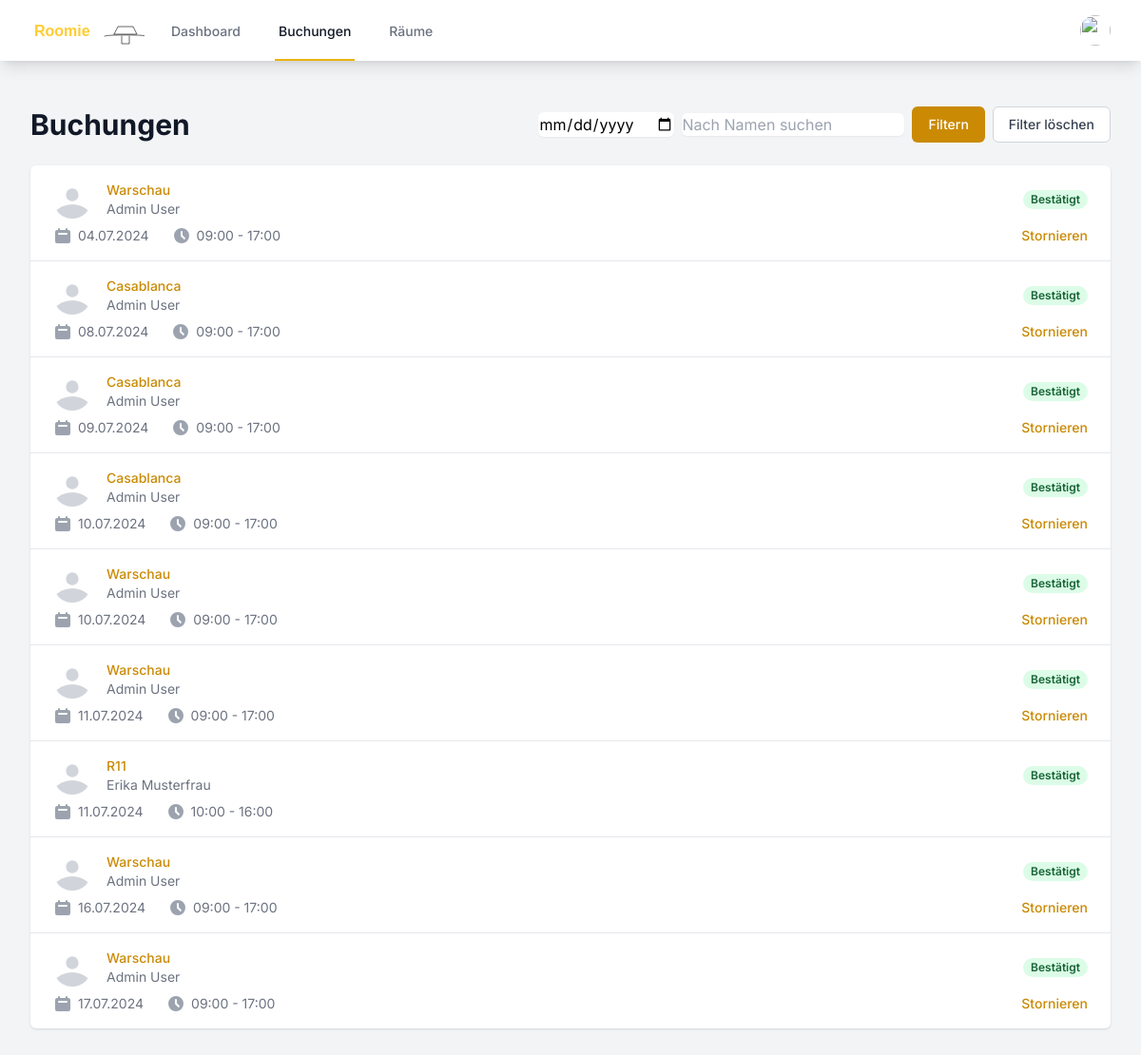
/bookings.php (signed in), run on an earlier commit of the app's database.
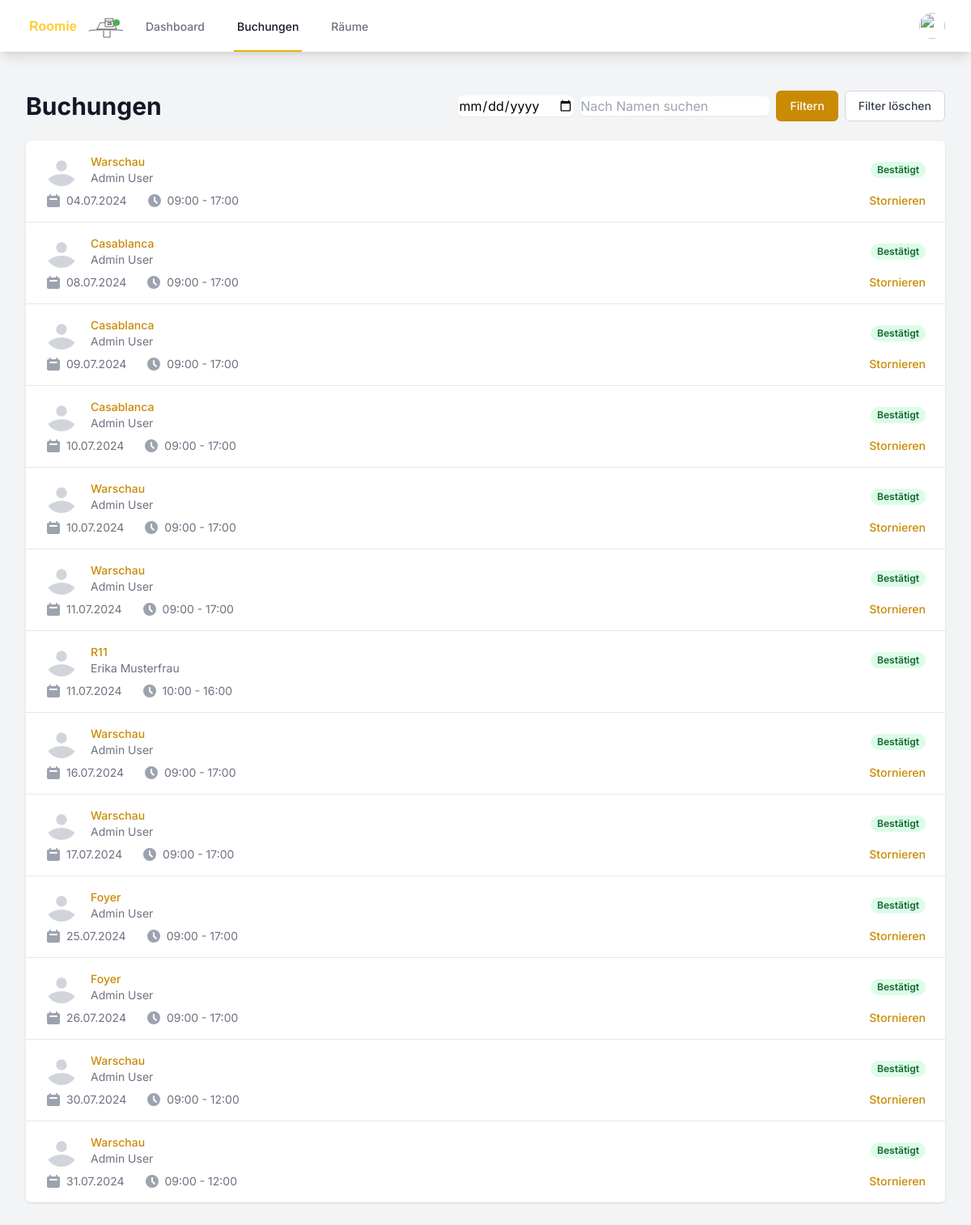
And on a later commit of the database.
### tables this page shows
CREATE TABLE bookings (
        id INTEGER PRIMARY KEY AUTOINCREMENT,
        user_id INTEGER,
        room_id INTEGER,
        seat_id INTEGER,
        date TEXT NOT NULL,
        start_time TEXT NOT NULL,
        end_time TEXT NOT NULL,
        FOREIGN KEY (user_id) REFERENCES users(id),
        FOREIGN KEY (room_id) REFERENCES rooms(id),
        FOREIGN KEY (seat_id) REFERENCES seats(id)
    );

CREATE TABLE rooms (
        id INTEGER PRIMARY KEY AUTOINCREMENT,
        name TEXT NOT NULL,
        type TEXT NOT NULL,
        capacity INTEGER DEFAULT 0,
        equipment TEXT
    );

CREATE TABLE users (
        id INTEGER PRIMARY KEY AUTOINCREMENT,
        name TEXT NOT NULL,
        email TEXT UNIQUE NOT NULL,
        password TEXT NOT NULL,
        is_admin INTEGER DEFAULT 0,
        profile_image TEXT,
        created_at DATETIME DEFAULT CURRENT_TIMESTAMP
    );

### bookings.php (the view, shortened to what this page needs)
<?php
$user_id = $_SESSION['user_id'] ?? null;
$filterDate = $_GET['date'] ?? null;
$searchName = $_GET['search'] ?? '';
try {
    $db = getDatabaseConnection();
    $query = 'SELECT b.id, r.name as room_name, b.date, b.start_time, b.end_time, u.name as user_name, u.profile_image, u.id as user_id
              FROM bookings b
              JOIN rooms r ON b.room_id = r.id
              JOIN users u ON b.user_id = u.id
              WHERE 1=1';
    $params = [];
    $query .= ' ORDER BY b.date ASC, b.start_time ASC';
    $stmt = $db->prepare($query);
    $stmt->execute($params);
    $bookings = $stmt->fetchAll(PDO::FETCH_ASSOC);
} catch (PDOException $e) {
    $error = "Datenbankfehler: " . $e->getMessage();
}
function formatGermanDate($date)
{
    return date('d.m.Y', strtotime($date));
}
?>
<!DOCTYPE html>
<html lang="de">
<head>
    <script src="https://cdn.tailwindcss.com"></script>
    <link rel="stylesheet" href="styles.css">
</head>
<body class="bg-gray-100">
    <nav class="bg-white shadow-lg">
        <div class="max-w-7xl mx-auto px-4 sm:px-6 lg:px-8">
            <div class="flex justify-between h-16">
                <div class="flex">
                    <div class="flex-shrink-0 flex items-center">
                        <img class="h-8 w-auto" src="test.svg" alt="Roomie Logo">
                    </div>
                    <div class="hidden sm:ml-6 sm:flex sm:space-x-8">
                        <a href="index.php" class="border-transparent text-gray-500 hover:border-gray-300 hover:text-gray-700 inline-flex items-center px-1 pt-1 border-b-2 text-sm font-medium">
                            Dashboard
                        </a>
                        <a href="bookings.php" class="border-yellow-500 text-gray-900 inline-flex items-center px-1 pt-1 border-b-2 text-sm font-medium">
                            Buchungen
                        </a>
                        <a href="rooms.php" class="border-transparent text-gray-500 hover:border-gray-300 hover:text-gray-700 inline-flex items-center px-1 pt-1 border-b-2 text-sm font-medium">
                            Räume
                        </a>
                    </div>
                </div>
                <div class="hidden sm:ml-6 sm:flex sm:items-center">
                    <div class="ml-3 relative" x-data="{ open: false }">
                        <div>
                            <button @click="open = !open" class="bg-white rounded-full flex text-sm focus:outline-none focus:ring-2 focus:ring-offset-2 focus:ring-yellow-500" id="user-menu" aria-haspopup="true" x-bind:aria-expanded="open">
                                <img class="h-8 w-8 rounded-full" src="<?php echo !empty($_SESSION['user_profile_image']) ? 'uploads/' . htmlspecialchars($_SESSION['user_profile_image']) : 'https://images.unsplash.com/photo-1472099645785-5658abf4ff4e?ixlib=rb-1.2.1&ixid=eyJhcHBfaWQiOjEyMDd9&auto=format&fit=facearea&facepad=2&w=256&h=256&q=80'; ?>" alt="">
                            </button>
                        </div>
                    </div>
                </div>
            </div>
        </div>
    </nav>
    <div class="max-w-7xl mx-auto py-6 sm:px-6 lg:px-8">
        <div class="px-4 py-6 sm:px-0">
            <div class="flex justify-between items-center mb-6">
                <h1 class="text-3xl font-bold text-gray-900">Buchungen</h1>
                <form action="" method="GET" class="flex items-center space-x-2">
                    <input type="date" name="date" value="<?php echo $filterDate; ?>" class="border-gray-300 rounded-md shadow-sm focus:ring-yellow-500 focus:border-yellow-500">
                    <input type="text" name="search" value="<?php echo htmlspecialchars($searchName); ?>" placeholder="Nach Namen suchen" class="border-gray-300 rounded-md shadow-sm focus:ring-yellow-500 focus:border-yellow-500">
                    <button type="submit" class="inline-flex items-center px-4 py-2 border border-transparent text-sm font-medium rounded-md text-white bg-yellow-600 hover:bg-yellow-700 focus:outline-none focus:ring-2 focus:ring-offset-2 focus:ring-yellow-500">
                        Filtern
                    </button>
                    <a href="bookings.php" class="inline-flex items-center px-4 py-2 border border-gray-300 text-sm font-medium rounded-md text-gray-700 bg-white hover:bg-gray-50 focus:outline-none focus:ring-2 focus:ring-offset-2 focus:ring-yellow-500">
                        Filter löschen
                    </a>
                </form>
            </div>
            <?php if (empty($bookings)) : ?>
                <p class="text-gray-600">Keine Buchungen gefunden.</p>
            <?php else : ?>
                <div class="bg-white shadow overflow-hidden sm:rounded-md">
                    <ul class="divide-y divide-gray-200">
                        <?php foreach ($bookings as $booking) : ?>
                            <li>
                                <div class="px-4 py-4 sm:px-6">
                                    <div class="flex items-center justify-between">
                                        <div class="flex items-center">
                                            <div class="flex-shrink-0 h-10 w-10">
                                                <?php if (!empty($booking['profile_image'])) : ?>
                                                    <img class="h-10 w-10 rounded-full" src="uploads/<?php echo htmlspecialchars($booking['profile_image']); ?>" alt="">
                                                <?php else : ?>
                                                    <svg class="h-10 w-10 rounded-full text-gray-300" fill="currentColor" viewBox="0 0 24 24">
                                                        <path d="M24 20.993V24H0v-2.996A14.977 14.977 0 0112.004 15c4.904 0 9.26 2.354 11.996 5.993zM16.002 8.999a4 4 0 11-8 0 4 4 0 018 0z" />
                                                    </svg>
                                                <?php endif; ?>
                                            </div>
                                            <div class="ml-4">
                                                <p class="text-sm font-medium text-yellow-600 truncate">
                                                    <?php echo htmlspecialchars($booking['room_name']); ?>
                                                </p>
                                                <p class="text-sm text-gray-500">
                                                    <?php echo htmlspecialchars($booking['user_name']); ?>
                                                </p>
                                            </div>
                                        </div>
                                        <div class="ml-2 flex-shrink-0 flex">
                                            <p class="px-2 inline-flex text-xs leading-5 font-semibold rounded-full bg-green-100 text-green-800">
                                                Bestätigt
                                            </p>
                                        </div>
                                    </div>
                                    <div class="mt-2 sm:flex sm:justify-between">
                                        <div class="sm:flex">
                                            <p class="flex items-center text-sm text-gray-500">
                                                <?php echo formatGermanDate($booking['date']); ?>
                                            </p>
                                            <p class="mt-2 flex items-center text-sm text-gray-500 sm:mt-0 sm:ml-6">
                                                <?php echo htmlspecialchars($booking['start_time'] . ' - ' . $booking['end_time']); ?>
                                            </p>
                                        </div>
                                        <?php if ($booking['user_id'] == $user_id) : ?>
                                            <div class="mt-2 flex items-center text-sm text-gray-500 sm:mt-0">
                                                <form action="cancel_booking.php" method="POST" onsubmit="return confirm('Sind Sie sicher, dass Sie diese Buchung stornieren möchten?');">
                                                    <button type="submit" class="font-medium text-yellow-600 hover:text-yellow-500">
                                                        Stornieren
                                                    </button>
                                                </form>
                                            </div>
                                        <?php endif; ?>
                                    </div>
                                </div>
                            </li>
                        <?php endforeach; ?>
                    </ul>
                </div>
            <?php endif; ?>
        </div>
    </div>
</body>
</html>

### bookings.php (style rules this page uses)
body { font-family: 'Inter', sans-serif; }

What changed in the data, as far as the page shows it:
added bookings: room.name "Foyer", user.name "Admin User", date "25.07.2024", start_time+end_time "09:00 - 17:00"
added bookings: room.name "Foyer", user.name "Admin User", date "26.07.2024", start_time+end_time "09:00 - 17:00"
added bookings: room.name "Warschau", user.name "Admin User", date "30.07.2024", start_time+end_time "09:00 - 12:00"
added bookings: room.name "Warschau", user.name "Admin User", date "31.07.2024", start_time+end_time "09:00 - 12:00"
